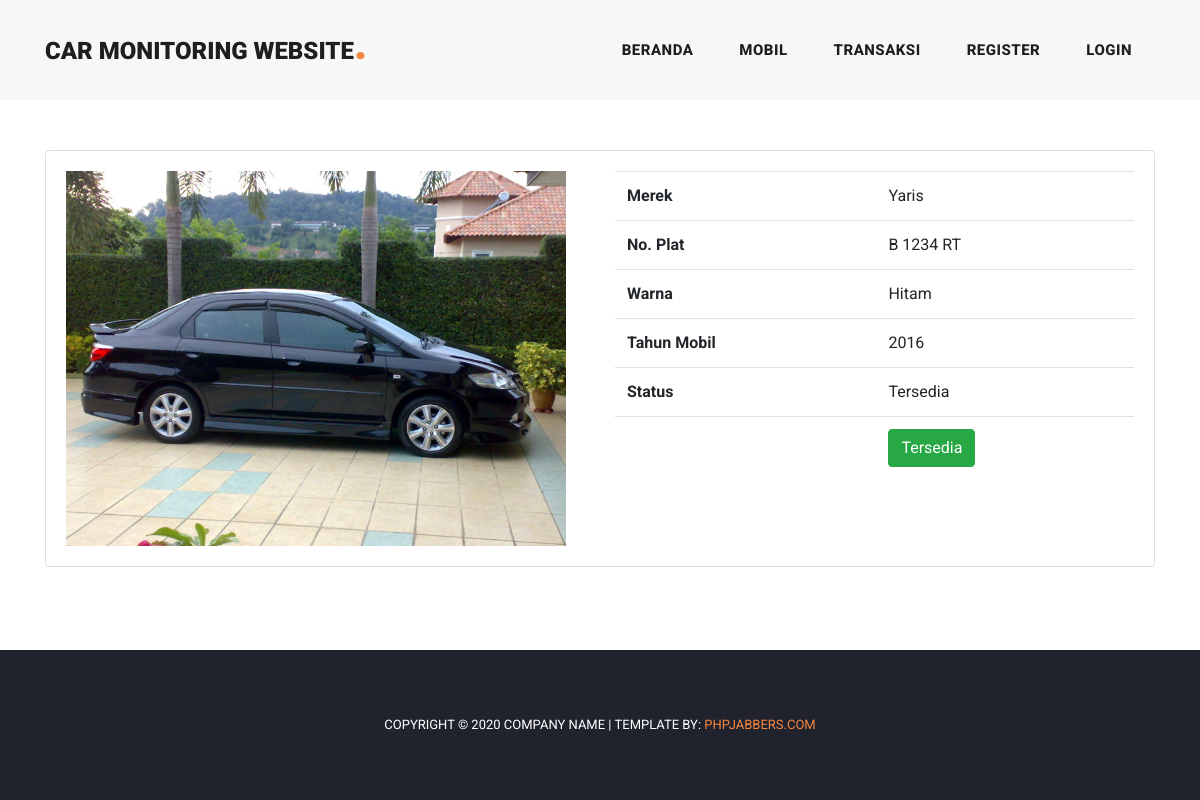
Page /customer/data_mobil/detail_mobil/23 on the committed database.
### tables this page shows
CREATE TABLE `mobil` (
  `id_mobil` int(11) NOT NULL,
  `kode_tipe` varchar(120) NOT NULL,
  `merek` varchar(120) NOT NULL,
  `no_plat` varchar(20) NOT NULL,
  `warna` varchar(20) NOT NULL,
  `tahun` varchar(4) NOT NULL,
  `vendor` varchar(20) NOT NULL,
  `status` varchar(50) NOT NULL,
  `ac` int(11) NOT NULL,
  `mp3_player` int(11) NOT NULL,
  `central_lock` int(11) NOT NULL,
  `tgl_commisioning` varchar(20) NOT NULL,
  `maintenance_weekly` varchar(20) NOT NULL,
  `maintenance_monthly` varchar(20) NOT NULL,
  `gambar` varchar(255) NOT NULL,
  `dokumen` varchar(255) NOT NULL
);

### application/controllers/customer/Data_mobil.php (called while the page is built, shortened)
<?php
class Data_mobil extends CI_Controller{
  public function detail_mobil($id){
    $data['detail'] = $this->rental_model->ambil_id_mobil($id);
    $this->load->view('templates_customer/header');
    $this->load->view('customer/detail_mobil', $data);
    $this->load->view('templates_customer/footer');
  }
}

### index.php (called while the page is built, shortened)
<?php
require_once BASEPATH.'core/CodeIgniter.php';

### application/models/Rental_model.php (called while the page is built, shortened)
<?php
class Rental_model extends CI_Model{
  public function ambil_id_mobil($id){
    $this->db->select('mobil.*, tipe.nama_tipe as tipe');
    $this->db->from('mobil');
    $this->db->join('tipe', 'tipe.kode_tipe = mobil.kode_tipe');
    $this->db->where('id_mobil', $id);
    $hasil = $this->db->get();
    if($hasil->num_rows() > 0){
      return $hasil->result();
    }
    else{
      return false;
    }
  }
}

### application/views/customer/detail_mobil.php (the view)
<div class="container">
  <div style="height: 150px;"></div>
  <div class="card">
    <div class="card-body">
      <?php foreach($detail as $dt): ?>
      <div class="row">
        <div class="col-md-6">
          <img width="500px;" src="<?= base_url('assets/upload/').$dt->gambar; ?>" alt="">
        </div>
        <div class="col-md-6">
          <table class="table">
            <tr>
              <th>Merek</th>
              <td><?= $dt->merek; ?></td>
            </tr>
            <tr>
              <th>No. Plat</th>
              <td><?= $dt->no_plat; ?></td>
            </tr>
            <tr>
              <th>Warna</th>
              <td><?= $dt->warna; ?></td>
            </tr>
            <tr>
              <th>Tahun Mobil</th>
              <td><?= $dt->tahun; ?></td>
            </tr>
            <tr>
              <th>Status</th>
              <td>
                <?php if($dt->status == '1'){
                  echo "Tersedia";
                }
                else{
                  echo "Tidak tersedia / sedang dirental";
                } ?>
              </td>
            </tr>
            <tr>
            <td></td>
              <td>
              <?php
                if($dt->status == "0"){ ?>
                  <span class="btn btn-danger">Tidak Tersedia</span>
                <?php }
                else{
                  echo anchor('customer/rental/tambah_rental/'. $dt->id_mobil, '<button class="btn btn-success">Tersedia</button>');
                }
                ?>
              </td>
            </tr>
          </table>
        </div>
      </div>
      <?php endforeach; ?>
    </div>
  </div>
</div>
<div style="height: 180px;"></div>

### assets/assets_shop/css/style.css (style rules this page uses)
body { font-family: 'Roboto', sans-serif; overflow-x: hidden; text-rendering: optimizeLegibility; -webkit-font-smoothing: antialiased; -moz-osx-font-smoothing: grayscale; }
a { text-decoration: none!important; }

### rows in the picture
mobil: gambar (picture), merek "Yaris", no_plat "B 1234 RT", warna "Hitam", tahun "2016", status "Tersedia", id_mobil "Tersedia"
